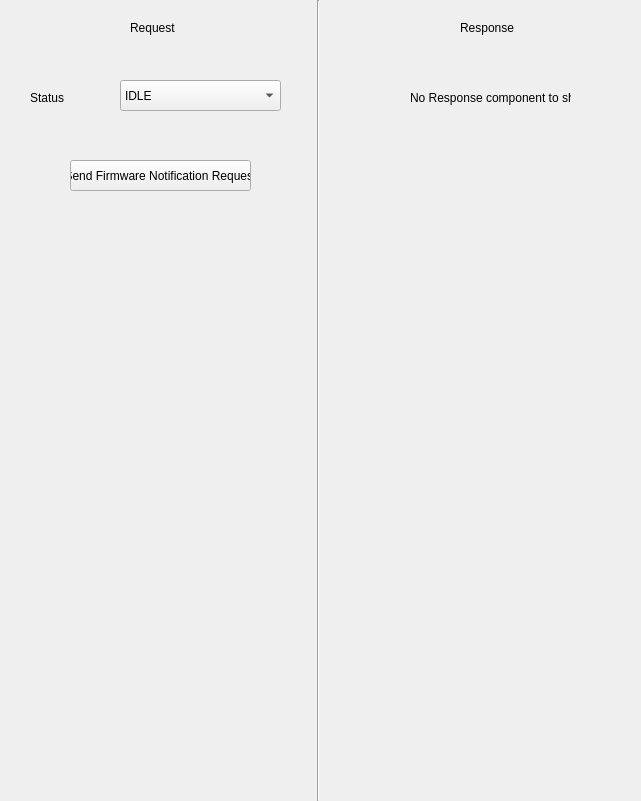
         <widget class="QWidget" name="widget_FirmwareStatusNotification" native="true">
          <property name="geometry">
           <rect>
            <x>0</x>
            <y>90</y>
            <width>641</width>
            <height>801</height>
           </rect>
          </property>
          <property name="font">
           <font>
            <strikeout>false</strikeout>
           </font>
          </property>
          <property name="focusPolicy">
           <enum>Qt::NoFocus</enum>
          </property>
          <property name="autoFillBackground">
           <bool>true</bool>
          </property>
          <widget class="QLabel" name="label_13">
           <property name="geometry">
            <rect>
             <x>460</x>
             <y>20</y>
             <width>61</width>
             <height>16</height>
            </rect>
           </property>
           <property name="text">
            <string>Response</string>
           </property>
          </widget>
          <widget class="Line" name="line_7">
           <property name="geometry">
            <rect>
             <x>310</x>
             <y>0</y>
             <width>16</width>
             <height>801</height>
            </rect>
           </property>
           <property name="orientation">
            <enum>Qt::Vertical</enum>
           </property>
          </widget>
          <widget class="QLabel" name="label_14">
           <property name="geometry">
            <rect>
             <x>130</x>
             <y>20</y>
             <width>61</width>
             <height>16</height>
            </rect>
           </property>
           <property name="text">
            <string>Request</string>
           </property>
          </widget>
          <widget class="QLabel" name="label_Status_firmwarenotification_Request">
           <property name="geometry">
            <rect>
             <x>30</x>
             <y>90</y>
             <width>61</width>
             <height>16</height>
            </rect>
           </property>
           <property name="text">
            <string>Status</string>
           </property>
          </widget>
          <widget class="QLabel" name="label_Nodataavail_Response">
           <property name="geometry">
            <rect>
             <x>410</x>
             <y>90</y>
             <width>161</width>
             <height>16</height>
            </rect>
           </property>
           <property name="text">
            <string>No Response component to show</string>
           </property>
          </widget>
          <widget class="QComboBox" name="comboBox_Status_firmwarenotification_Request">
           <property name="geometry">
            <rect>
             <x>120</x>
             <y>80</y>
             <width>161</width>
             <height>31</height>
            </rect>
           </property>
           <item>
            <property name="text">
             <string>IDLE</string>
            </property>
           </item>
           <item>
            <property name="text">
             <string>DOWNLOADED</string>
            </property>
           </item>
           <item>
            <property name="text">
             <string>DOWNLOADED_FAILED</string>
            </property>
           </item>
           <item>
            <property name="text">
             <string>DOWNLOADING</string>
            </property>
           </item>
           <item>
            <property name="text">
             <string>INSTALLATION_FAILED</string>
            </property>
           </item>
           <item>
            <property name="text">
             <string>INSTALLED</string>
            </property>
           </item>
           <item>
            <property name="text">
             <string>INSTALLING</string>
            </property>
           </item>
          </widget>
          <widget class="QPushButton" name="pushButton_frimware_notification_Req">
           <property name="geometry">
            <rect>
             <x>70</x>
             <y>160</y>
             <width>181</width>
             <height>31</height>
            </rect>
           </property>
           <property name="text">
            <string>Send Firmware Notification Request</string>
           </property>
          </widget>
         </widget>
